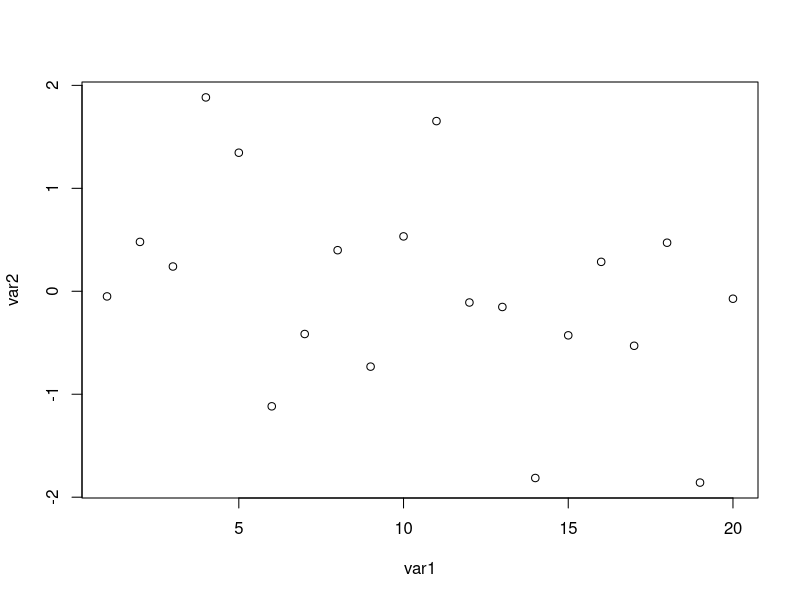
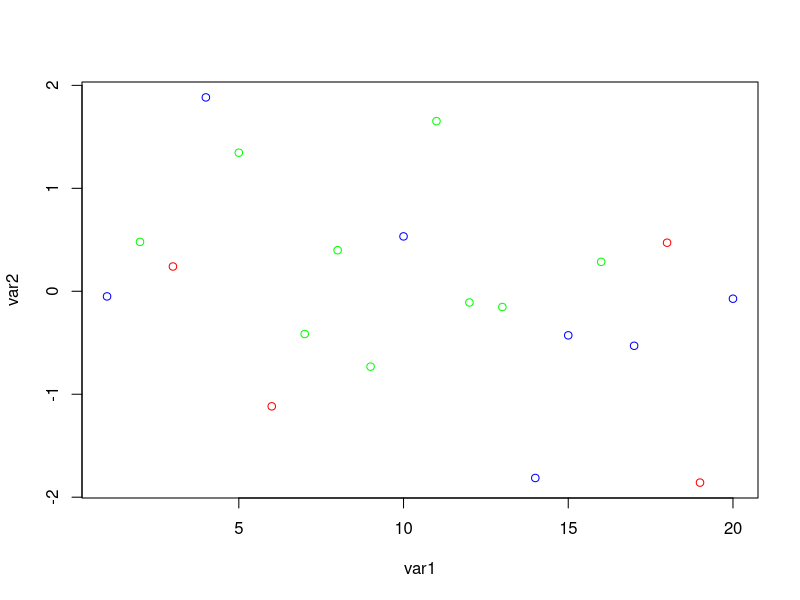
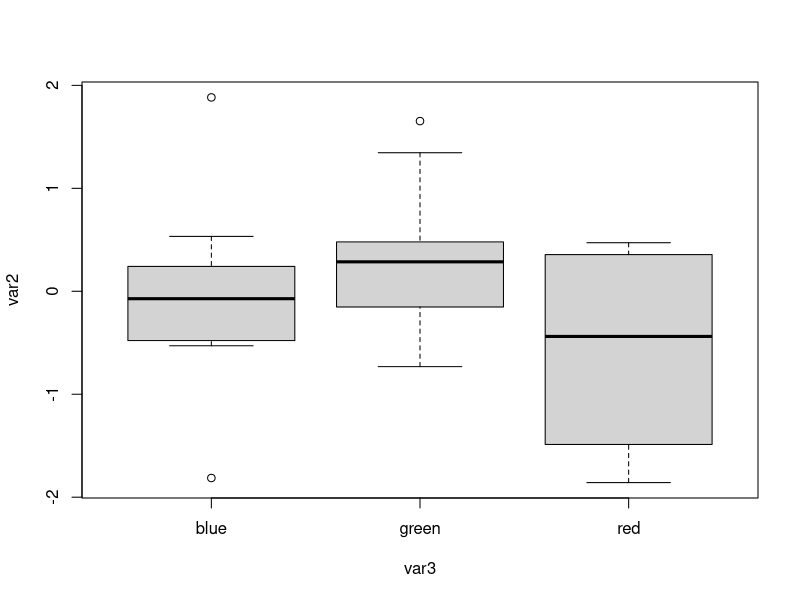

Generate these figures, in order, with R:
## ---- chunk 1
library(tidyverse)
## ---- chunk 2
var1 = 1:20 # the colon is a quick way to get sequences of numbers
var1

var2 = rnorm(n = 20, mean = 0, sd = 1) # random sample from Normal distribution
var2

var3 = sample(x = c("blue", "green", "red"), size = 20, replace = T) # sampling words
var3
## ---- chunk 3
plot(var1, var2)
## ---- chunk 4
plot(var1, var2, col = var3)
## ---- chunk 5
boxplot(var2 ~ var3)
